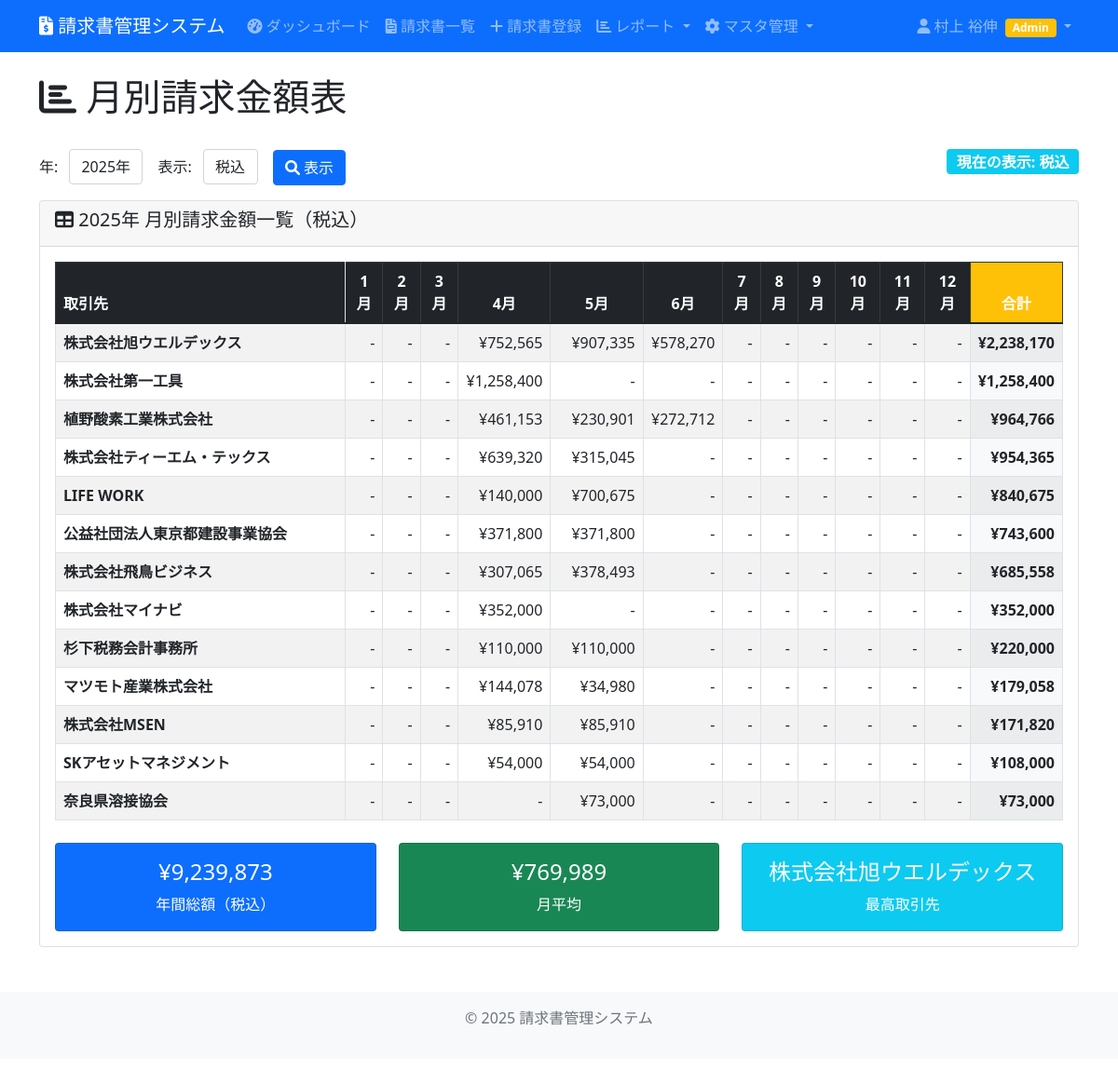
The page /main/reports/monthly/ (signed in) on the database its author committed.
### invoice_management/models.py (models this page shows, shortened)
class Company(models.Model):
    code = models.CharField(max_length=20, unique=True, verbose_name="会社コード", blank=True)
    name = models.CharField(max_length=255, verbose_name="会社名")
    invoice_number = models.CharField(max_length=100, blank=True, verbose_name="インボイス番号")
    address = models.TextField(blank=True, verbose_name="住所")
    phone = models.CharField(max_length=20, blank=True, verbose_name="電話番号")
    email = models.EmailField(blank=True, verbose_name="メールアドレス")
    contact_person = models.CharField(max_length=100, blank=True, verbose_name="担当者名")
    remarks = models.TextField(blank=True, verbose_name="備考")
    created_at = models.DateTimeField(auto_now_add=True, verbose_name="作成日時")
    updated_at = models.DateTimeField(auto_now=True, verbose_name="更新日時")
    class Meta:
        verbose_name = "取引先会社"
        verbose_name_plural = "取引先会社"

### invoice_management/views.py (the view)
# urls.py: path('reports/monthly/', views.monthly_report, name='monthly_report'),
@login_required
def monthly_report(request):
    current_year = datetime.now().year
    selected_year = int(request.GET.get('year', current_year))
    tax_mode = request.GET.get('tax_mode', 'including')  # 'including' or 'excluding'
    companies = Company.objects.all().order_by('name')
    invoices = Invoice.objects.filter(
        invoice_date__year=selected_year
    ).select_related('company')
    monthly_data = {}
    monthly_totals = {}
    company_totals = {}
    for month in range(1, 13):
        monthly_totals[month] = 0
    for company in companies:
        monthly_data[company.id] = {
            'company': company,
            'months': {}
        }
        company_totals[company.id] = 0
        for month in range(1, 13):
            monthly_data[company.id]['months'][month] = 0
    for invoice in invoices:
        company_id = invoice.company.id
        month = invoice.invoice_date.month
        if tax_mode == 'excluding':
            amount = int(invoice.amount)  # 税抜金額
        else:
            amount = int(invoice.total_amount)  # 税込金額（デフォルト）
        if company_id in monthly_data:
            monthly_data[company_id]['months'][month] += amount
            monthly_totals[month] += amount
            company_totals[company_id] += amount
    month_names = [calendar.month_name[i] for i in range(1, 13)]
    year_range = range(current_year - 5, current_year + 3)
    grand_total = sum(company_totals.values())
    sorted_monthly_data = dict(sorted(
        monthly_data.items(),
        key=lambda x: company_totals[x[0]],
        reverse=True
    ))
    top_company = None
    if company_totals:
        max_amount = max(company_totals.values())
        for company_id, total in company_totals.items():
            if total == max_amount:
                top_company = monthly_data[company_id]['company']
                break
    context = {
        'selected_year': selected_year,
        'year_range': year_range,
        'monthly_data': sorted_monthly_data,
        'monthly_totals': monthly_totals,
        'company_totals': company_totals,
        'month_names': month_names,
        'grand_total': grand_total,
        'top_company': top_company,
        'months': range(1, 13),
        'tax_mode': tax_mode,
        'tax_mode_display': '税抜' if tax_mode == 'excluding' else '税込',
    }
    return render(request, 'invoice_management/monthly_report.html', context)

### invoice_management/templatetags/invoice_extras.py (called while the page is built)
@register.filter
def lookup(dictionary, key):
    return dictionary.get(key, 0)

@register.filter
def div(value, arg):
    try:
        return float(value) / float(arg)
    except (ValueError, ZeroDivisionError):
        return 0

@register.filter
def japanese_full_name(user):
    if user.last_name and user.first_name:
        return f"{user.last_name} {user.first_name}"
    elif user.last_name:
        return user.last_name
    elif user.first_name:
        return user.first_name
    else:
        return user.username

### invoice_management/templates/invoice_management/monthly_report.html (shortened to what this page needs)
{% extends 'invoice_management/base.html' %}
{% load invoice_extras %}
{% load humanize %}
{% block content %}
<div class="row mb-4">
    <div class="col">
        <h1><i class="fas fa-chart-bar"></i> 月別請求金額表</h1>
    </div>
</div>
<div class="row mb-3">
    <div class="col-md-8">
        <form method="get" class="d-flex align-items-center">
            <div class="me-3">
                <label for="year" class="form-label me-2">年:</label>
                <select name="year" id="year" class="form-control" style="width: auto; display: inline-block;">
                    {% for year in year_range %}
                        <option value="{{ year }}" {% if year == selected_year %}selected{% endif %}>
                            {{ year }}年
                        </option>
                    {% endfor %}
                </select>
            </div>
            <div class="me-3">
                <label for="tax_mode" class="form-label me-2">表示:</label>
                <select name="tax_mode" id="tax_mode" class="form-control" style="width: auto; display: inline-block;">
                    <option value="including" {% if tax_mode == 'including' %}selected{% endif %}>税込</option>
                </select>
            </div>
            <button type="submit" class="btn btn-primary">
                <i class="fas fa-search"></i> 表示
            </button>
        </form>
    </div>
    <div class="col-md-4 text-end">
        <span class="badge bg-info fs-6">現在の表示: {{ tax_mode_display }}</span>
    </div>
</div>
<div class="card">
    <div class="card-header">
        <h5><i class="fas fa-table"></i> {{ selected_year }}年 月別請求金額一覧（{{ tax_mode_display }}）</h5>
    </div>
    <div class="card-body">
        {% if monthly_data %}
            <div class="table-responsive">
                <table class="table table-striped table-bordered">
                    <thead class="table-dark">
                        <tr>
                            <th class="sticky-left">取引先</th>
                            {% for month in months %}
                                <th class="text-center">{{ month }}月</th>
                            {% endfor %}
                            <th class="text-center bg-warning">合計</th>
                        </tr>
                    </thead>
                    <tbody>
                        {% for company_id, data in monthly_data.items %}
                            {% with company_total=company_totals|lookup:company_id %}
                                {% if company_total > 0 %}
                                    <tr>
                                        <td class="sticky-left"><strong>{{ data.company.name }}</strong></td>
                                        {% for month in months %}
                                            {% with amount=data.months|lookup:month %}
                                                <td class="text-end">
                                                    {% if amount > 0 %}
                                                        ¥{{ amount|intcomma }}
                                                    {% else %}
                                                        -
                                                    {% endif %}
                                                </td>
                                            {% endwith %}
                                        {% endfor %}
                                        <td class="text-end bg-light">
                                            <strong>¥{{ company_total|intcomma }}</strong>
                                        </td>
                                    </tr>
                                {% endif %}
                            {% endwith %}
                        {% endfor %}
                    </tbody>
                </table>
            </div>
            <div class="row mt-4">
                <div class="col-md-4">
                    <div class="card bg-primary text-white">
                        <div class="card-body text-center">
                            <h4>¥{{ grand_total|intcomma }}</h4>
                            <p class="mb-0">年間総額（{{ tax_mode_display }}）</p>
                        </div>
                    </div>
                </div>
                <div class="col-md-4">
                    <div class="card bg-success text-white">
                        <div class="card-body text-center">
                            <h4>¥{{ grand_total|div:12|floatformat:0|intcomma }}</h4>
                            <p class="mb-0">月平均</p>
                        </div>
                    </div>
                </div>
                <div class="col-md-4">
                    <div class="card bg-info text-white">
                        <div class="card-body text-center">
                            <h4>
                                {% if top_company %}
                                    {{ top_company.name }}
                                {% else %}
                                    -
                                {% endif %}
                            </h4>
                            <p class="mb-0">最高取引先</p>
                        </div>
                    </div>
                </div>
            </div>
        {% endif %}
    </div>
</div>
{% endblock %}

### invoice_management/templates/invoice_management/base.html (shortened to what this page needs)
{% load invoice_extras %}
<!DOCTYPE html>
<html lang="ja">
<head>
    <link href="https://cdn.jsdelivr.net/npm/bootstrap@5.1.3/dist/css/bootstrap.min.css" rel="stylesheet">
    <link href="https://cdnjs.cloudflare.com/ajax/libs/font-awesome/6.0.0/css/all.min.css" rel="stylesheet">
</head>
<body>
    <nav class="navbar navbar-expand-lg navbar-dark bg-primary">
        <div class="container">
            <a class="navbar-brand" href="{% url 'dashboard' %}">
                <i class="fas fa-file-invoice-dollar"></i>
                請求書管理システム
            </a>
            <div class="collapse navbar-collapse" id="navbarNav">
                <ul class="navbar-nav me-auto">
                    {% if user.is_authenticated %}
                        <li class="nav-item">
                            <a class="nav-link" href="{% url 'dashboard' %}">
                                <i class="fas fa-tachometer-alt"></i> ダッシュボード
                            </a>
                        </li>
                        <li class="nav-item">
                            <a class="nav-link" href="{% url 'invoice_list' %}">
                                <i class="fas fa-file-invoice"></i> 請求書一覧
                            </a>
                        </li>
                        <li class="nav-item">
                            <a class="nav-link" href="{% url 'invoice_add' %}">
                                <i class="fas fa-plus"></i> 請求書登録
                            </a>
                        </li>
                        <li class="nav-item dropdown">
                            <a class="nav-link dropdown-toggle" href="#" role="button" data-bs-toggle="dropdown">
                                <i class="fas fa-chart-bar"></i> レポート
                            </a>
                        </li>
                        <li class="nav-item dropdown">
                            <a class="nav-link dropdown-toggle" href="#" role="button" data-bs-toggle="dropdown">
                                <i class="fas fa-cog"></i> マスタ管理
                            </a>
                        </li>
                    {% endif %}
                </ul>
                <ul class="navbar-nav">
                    {% if user.is_authenticated %}
                        <li class="nav-item dropdown">
                            <a class="nav-link dropdown-toggle" href="#" role="button" data-bs-toggle="dropdown">
                                <i class="fas fa-user"></i> {{ user|japanese_full_name }}
                                {% if user.is_superuser %}
                                    <span class="badge bg-danger ms-1">Super</span>
                                {% elif user.is_staff %}
                                    <span class="badge bg-warning ms-1">Admin</span>
                                {% endif %}
                            </a>
                        </li>
                    {% else %}
                        <li class="nav-item">
                            <a class="nav-link" href="{% url 'login' %}">ログイン</a>
                        </li>
                    {% endif %}
                </ul>
            </div>
        </div>
    </nav>
    <main class="container mt-4">
        {% block content %}
        {% endblock %}
    </main>
    <footer class="bg-light text-center text-muted mt-5 py-3">
        <div class="container">
            <p>&copy; 2025 請求書管理システム</p>
        </div>
    </footer>
</body>
</html>

### rows shown on the page
Company: company.name "株式会社旭ウエルデックス", months "752,565" "907,335" "578,270", company_total "2,238,170", name "株式会社旭ウエルデックス"
Company: company.name "株式会社第一工具", months "1,258,400", company_total "1,258,400"
Company: company.name "植野酸素工業株式会社", months "461,153" "230,901" "272,712", company_total "964,766"
Company: company.name "株式会社ティーエム・テックス", months "639,320" "315,045", company_total "954,365"
Company: company.name "LIFE WORK", months "140,000" "700,675", company_total "840,675"
Company: company.name "公益社団法人東京都建設事業協会", months "371,800" "371,800", company_total "743,600"
Company: company.name "株式会社飛鳥ビジネス", months "307,065" "378,493", company_total "685,558"
Company: company.name "株式会社マイナビ", months "352,000", company_total "352,000"
Company: company.name "杉下税務会計事務所", months "110,000" "110,000", company_total "220,000"
Company: company.name "マツモト産業株式会社", months "144,078" "34,980", company_total "179,058"
Company: company.name "株式会社MSEN", months "85,910" "85,910", company_total "171,820"
Company: company.name "SKアセットマネジメント", months "54,000" "54,000", company_total "108,000"
Company: company.name "奈良県溶接協会", months "73,000", company_total "73,000"

### other values the page prints
{{ user|japanese_full_name }} "村上 裕伸"
{{ tax_mode_display }} "税込"
{{ selected_year }} "2025"
{{ month }} "1" "2" "3" "4" "5" "6" "7" "8" "9" "10" "11" "12"
{{ grand_total|intcomma }} "9,239,873"
{{ grand_total|div:12|floatformat:0|intcomma }} "769,989"
form field year "2025年"
